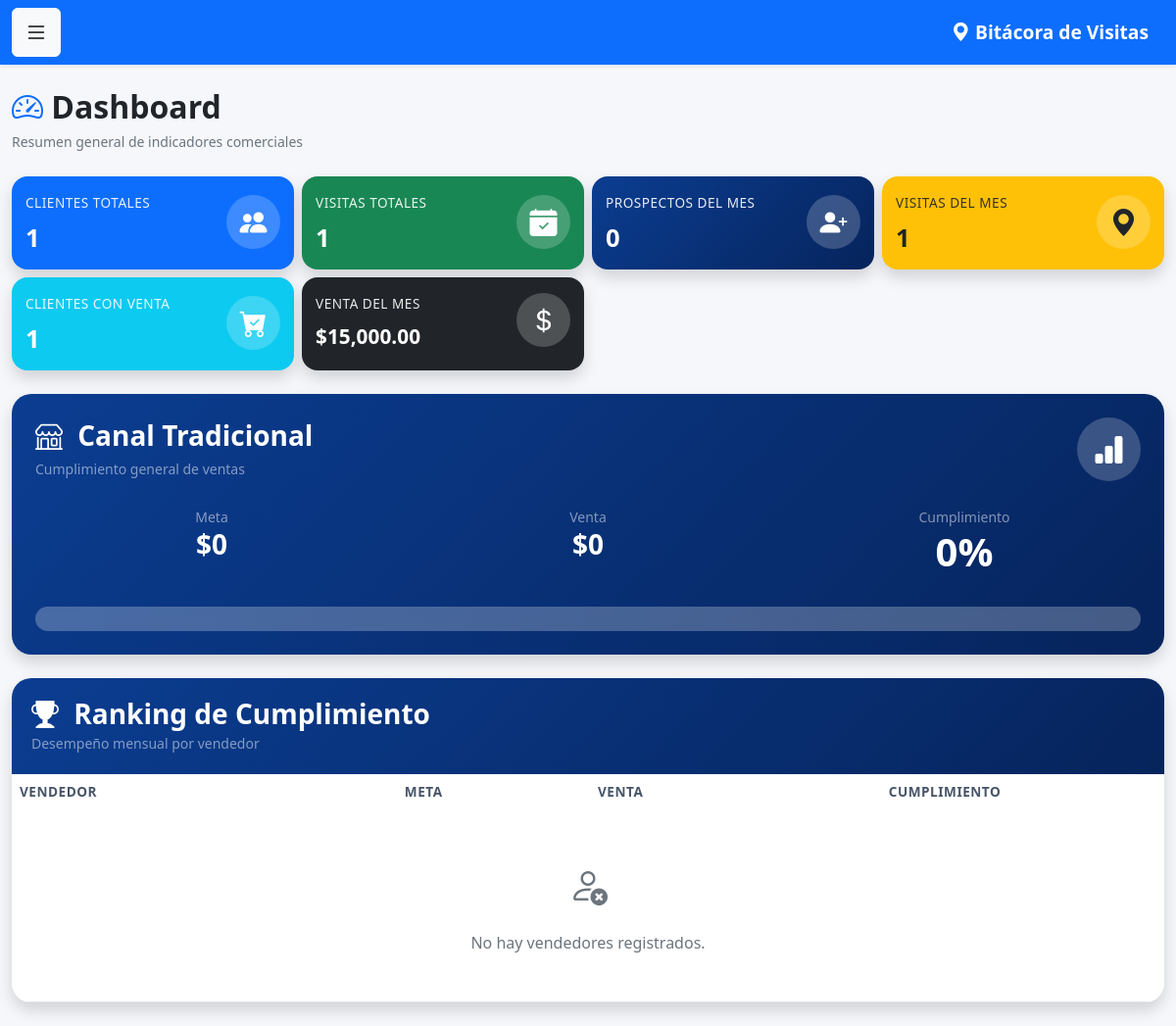
/dashboard (signed in), run on an earlier commit of the app's database.
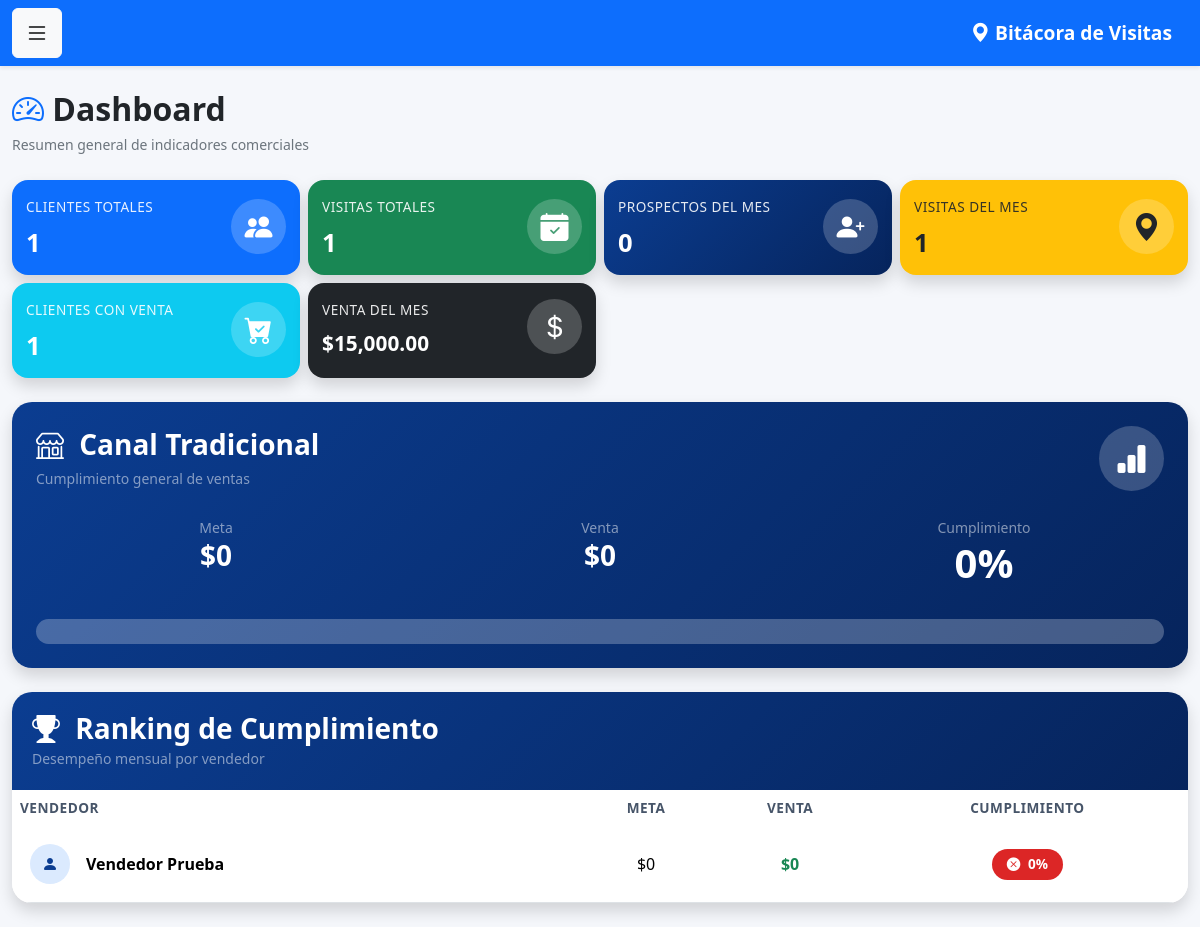
And on a later commit of the database.
### models.py (models this page shows)
class Usuario(UserMixin, db.Model):
    __tablename__ = 'usuarios'
    id = db.Column(db.Integer, primary_key=True)
    nombre = db.Column(db.String(100), nullable=False)
    correo = db.Column(db.String(120), unique=True, nullable=False)
    password = db.Column(db.String(500), nullable=False)
    rol = db.Column(db.String(20), default='vendedor')
    activo = db.Column(db.Boolean, default=True)

### app.py (the view, shortened to what this page needs)
@app.route('/dashboard')
@login_required
def dashboard():
    hoy = datetime.now()
    if current_user.rol in ['admin', 'supervisor']:
        total_clientes = Cliente.query.count()
        total_visitas = Visita.query.count()
        visitas_mes = Visita.query.filter(
            extract('year', Visita.fecha) == hoy.year,
            extract('month', Visita.fecha) == hoy.month
        ).count()
        monto_mes = db.session.query(
            func.sum(Visita.monto_venta)
        ).filter(
            extract('year', Visita.fecha) == hoy.year,
            extract('month', Visita.fecha) == hoy.month
        ).scalar() or 0
        clientes_con_venta = db.session.query(
            Visita.cliente_id
        ).filter(
            Visita.venta_realizada.is_(True),
            extract('year', Visita.fecha) == hoy.year,
            extract('month', Visita.fecha) == hoy.month
        ).distinct().count()
        cumplimiento_vendedores = []
        usuarios = Usuario.query.filter(
            Usuario.activo == True,
            Usuario.rol == 'vendedor'
        ).all()
        for usuario in usuarios:
            objetivo_usuario = Objetivo.query.filter_by(
                usuario_id=usuario.id,
                anio=hoy.year,
                mes=hoy.month
            ).first()
            meta = objetivo_usuario.objetivo if objetivo_usuario else 0
            venta = db.session.query(
                func.sum(Visita.monto_venta)
            ).filter(
                Visita.usuario_id == usuario.id,
                extract('year', Visita.fecha) == hoy.year,
                extract('month', Visita.fecha) == hoy.month
            ).scalar() or 0
            porcentaje = 0
            if meta > 0:
                porcentaje = round(
                    (venta / meta) * 100,
                    2
                )
            cumplimiento_vendedores.append({
                'nombre': usuario.nombre,
                'meta': meta,
                'venta': venta,
                'porcentaje': porcentaje
            })
        cumplimiento_vendedores.sort(
            key=lambda x: x['porcentaje'],
            reverse=True
        )
        meta_empresa = sum(
            x['meta']
            for x in cumplimiento_vendedores
        )
        venta_empresa = sum(
            x['venta']
            for x in cumplimiento_vendedores
        )
        cumplimiento_empresa = 0
        if meta_empresa > 0:
            cumplimiento_empresa = round(
                (venta_empresa / meta_empresa) * 100,
                2
            )
        objetivo = Objetivo.query.filter_by(
            anio=hoy.year,
            mes=hoy.month
        ).first()
        cumplimiento = 0
        if objetivo and objetivo.objetivo > 0:
            cumplimiento = round(
                (monto_mes / objetivo.objetivo) * 100,
                2
            )
        prospectos_mes = Prospecto.query.filter(
            extract(
                'year',
                Prospecto.fecha_registro
            ) == hoy.year,
            extract(
                'month',
                Prospecto.fecha_registro
            ) == hoy.month
        ).count()
        return render_template(
            'dashboard.html',
            total_clientes=total_clientes,
            total_visitas=total_visitas,
            visitas_mes=visitas_mes,
            monto_mes=monto_mes,
            clientes_con_venta=clientes_con_venta,
            objetivo=objetivo.objetivo if objetivo else 0,
            cumplimiento=cumplimiento,
            meta_empresa=meta_empresa,
            venta_empresa=venta_empresa,
            cumplimiento_empresa=cumplimiento_empresa,
            cumplimiento_vendedores=cumplimiento_vendedores,
            prospectos_mes=prospectos_mes,
            admin=True
        )

### app.py (called while the page is built)
@login_manager.user_loader
def load_user(user_id):
    return Usuario.query.get(int(user_id))

### templates/dashboard.html (shortened to what the changed rows need)
{% extends 'base.html' %}
{% block contenido %}
<div class="d-flex justify-content-between align-items-center mb-4">
    <div>
        <h2 class="fw-bold mb-1">
            <i class="bi bi-speedometer2 text-primary"></i>
            Dashboard
        </h2>
    </div>
</div>
<div class="row g-2">
{% if admin %}
<div class="col-xl-3 col-md-6">
    <div class="card kpi-card bg-primary text-white shadow">
        <div class="card-body">
            <div class="d-flex justify-content-between align-items-center">
                <div>
                    <h2 class="fw-bold mb-0">
                        {{ total_clientes or 0 }}
                    </h2>
                </div>
            </div>
        </div>
    </div>
</div>
<div class="col-xl-3 col-md-6">
    <div class="card kpi-card bg-success text-white shadow">
        <div class="card-body">
            <div class="d-flex justify-content-between align-items-center">
                <div>
                    <h2 class="fw-bold mb-0">
                        {{ total_visitas or 0 }}
                    </h2>
                </div>
            </div>
        </div>
    </div>
</div>
{% endif %}
<div class="col-xl-3 col-md-6">
    <div class="card kpi-card prospectos-card text-white shadow">
        <div class="card-body">
            <div class="d-flex justify-content-between align-items-center">
                <div>
                    <h2 class="fw-bold mb-0">
                        {{ prospectos_mes or 0 }}
                    </h2>
                </div>
            </div>
        </div>
    </div>
</div>
<div class="col-xl-3 col-md-6">
    <div class="card kpi-card bg-warning shadow">
        <div class="card-body">
            <div class="d-flex justify-content-between align-items-center">
                <div>
                    <h2 class="fw-bold mb-0">
                        {{ visitas_mes or 0 }}
                    </h2>
                </div>
            </div>
        </div>
    </div>
</div>
<div class="col-xl-3 col-md-6">
    <div class="card kpi-card bg-info text-white shadow">
        <div class="card-body">
            <div class="d-flex justify-content-between align-items-center">
                <div>
                    <h2 class="fw-bold mb-0">
                        {{ clientes_con_venta or 0 }}
                    </h2>
                </div>
            </div>
        </div>
    </div>
</div>
</div>
{% if admin %}
<div class="card canal-card mt-4 shadow">
    <div class="card-body p-4">
        <div class="row text-center">
            <div class="col-md-4">
                <h1 class="fw-bold text-white">
                    {{ cumplimiento_empresa or 0 }}%
                </h1>
            </div>
        </div>
    </div>
</div>
<div class="card ranking-card mt-4 shadow">
    <div class="card-body p-0">
        <div class="table-responsive">
            <table class="table ranking-table mb-0">
                <thead>
                    <tr>
                        <th>
                            Vendedor
                        </th>
                        <th class="text-center">
                            Meta
                        </th>
                        <th class="text-center">
                            Venta
                        </th>
                        <th class="text-center">
                            Cumplimiento
                        </th>
                    </tr>
                </thead>
                <tbody>
                {% for v in cumplimiento_vendedores %}
                    <tr>
                        <td>
                            <div class="d-flex align-items-center">
                                <div class="seller-icon me-3">
                                    <i class="bi bi-person-fill"></i>
                                </div>
                                <strong>
                                    {{ v['nombre'] }}
                                </strong>
                            </div>
                        </td>
                        <td class="text-center">
                            ${{ "{:,.0f}".format(v['meta'] or 0) }}
                        </td>
                        <td class="text-center fw-bold text-success">
                            ${{ "{:,.0f}".format(v['venta'] or 0) }}
                        </td>
                        <td class="text-center">
                            {% if v['porcentaje'] >= 100 %}
                                <span class="badge ranking-success">
                                    <i class="bi bi-check-circle-fill me-1"></i>
                                    {{ v['porcentaje'] }}%
                                </span>
                            {% elif v['porcentaje'] >= 80 %}
                                <span class="badge ranking-warning">
                                    <i class="bi bi-exclamation-circle-fill me-1"></i>
                                    {{ v['porcentaje'] }}%
                                </span>
                            {% else %}
                                <span class="badge ranking-danger">
                                    <i class="bi bi-x-circle-fill me-1"></i>
                                    {{ v['porcentaje'] }}%
                                </span>
                            {% endif %}
                        </td>
                    </tr>
                {% else %}
                    <tr>
                        <td colspan="4" class="text-center py-5 text-muted">
                            <i class="bi bi-person-x fs-1 d-block mb-3"></i>
                            No hay vendedores registrados.
                        </td>
                    </tr>
                {% endfor %}
                </tbody>
            </table>
        </div>
    </div>
</div>
{% endif %}
{% endblock %}

What changed in the data, as far as the page shows it:
added Usuario: nombre "Vendedor Prueba", v "0", porcentaje "0"
Also different on the page:
text no longer shown: "No hay vendedores registrados."
